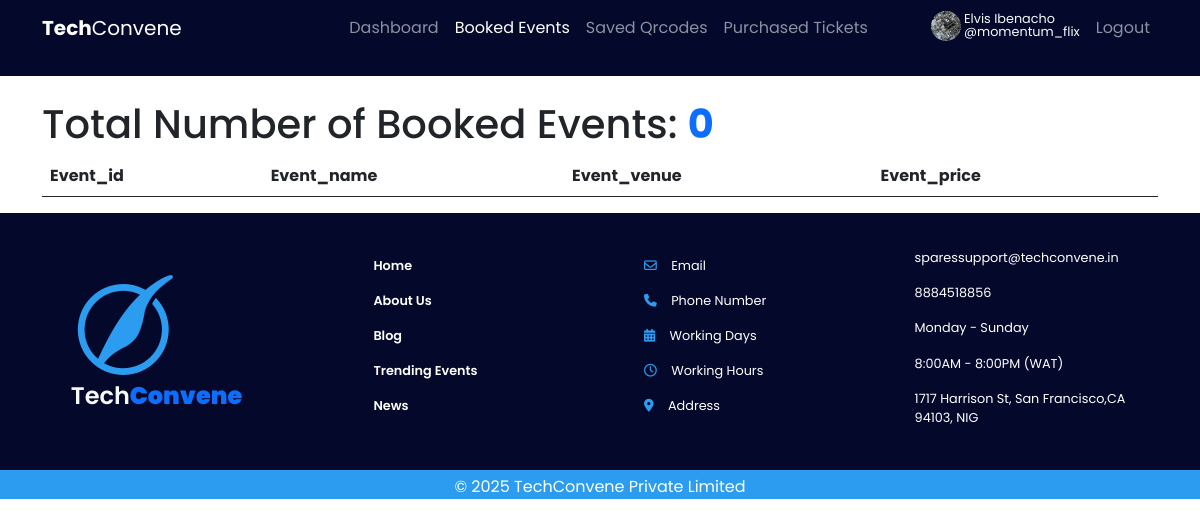
/events/booked_events (signed in), run on an earlier commit of the app's database.
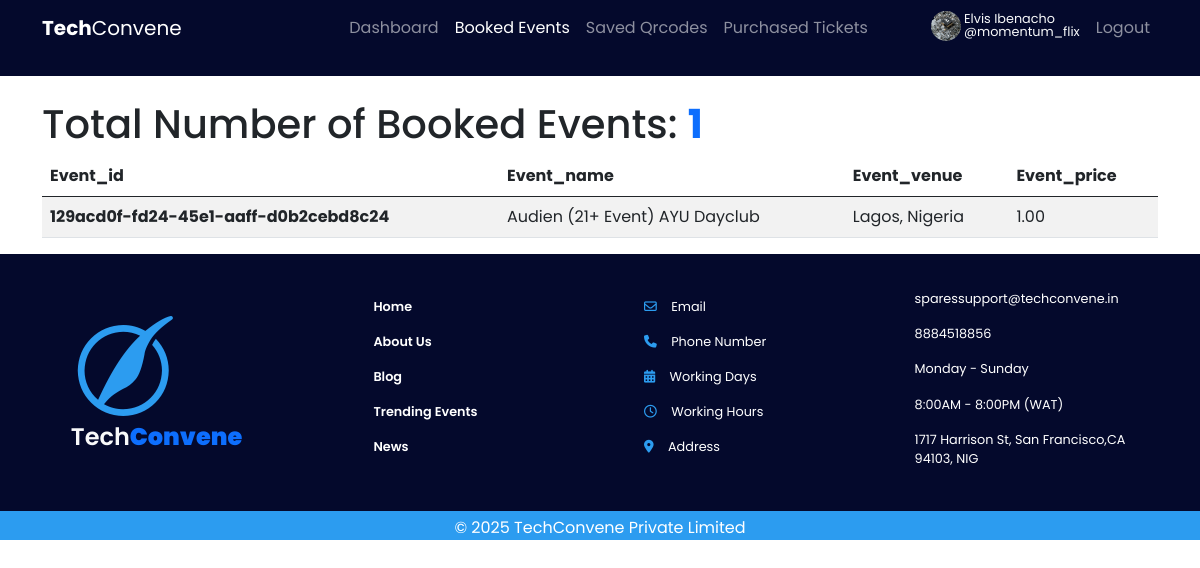
And on a later commit of the database.
### accounts/models.py (models this page shows, shortened)
class CustomUser(AbstractUser):
    ROLES = (
        ('USER', 'User'),
        ('ADMIN', 'Admin'))
    role = models.CharField(max_length=20, choices=ROLES, default='USER')
    email = models.CharField(max_length=150, unique=True, null=False, blank=False)
    username = models.CharField(max_length=100, unique=False, null=True, blank=True)
    first_name = models.CharField(max_length=150, blank=False, null=False)
    last_name = models.CharField(max_length=150, blank=False, null=False)
    USERNAME_FIELD = 'email'
    REQUIRED_FIELDS = []
    objects = UserManager()
    class Meta:
        permissions = (("can_add_user", "Can add user"),
            ("can_update_user", "Can update user"),
            ("can_delete_user", "Can delete user"),
            )
    def __str__(self):
        return self.email

class UserProfile(models.Model):
    profile_picture = models.ImageField(upload_to='media/', blank=True, null=True)
    date_of_birth = models.DateField(blank=True, null=True)
    age = models.IntegerField(blank=True, null=True)
    user = models.OneToOneField(CustomUser, on_delete=models.CASCADE, related_name='profile')

### tickets/models.py (models this page shows, shortened)
class Ticket(models.Model):
    ticket_id = models.UUIDField(primary_key=True, default=uuid.uuid4, editable=False)
    payment_invoice = models.CharField(max_length=255, null=True)
    user = models.ForeignKey(CustomUser, on_delete=models.CASCADE, related_name='ticket')
    event = models.ForeignKey(Event, on_delete=models.SET_NULL, null=True, related_name='tickets')
    is_used = models.BooleanField(default=False)
    created_at = models.DateTimeField(auto_now_add=True)
    updated_at = models.DateTimeField(auto_now=True)
    class Meta:
        ordering = ["-created_at"]

### events/models.py (models this page shows, shortened)
class Event(models.Model):
    event_id = models.UUIDField(primary_key=True, default=uuid.uuid4,editable=False)
    name = models.CharField(max_length=100)
    description = models.CharField(max_length=200)
    featured_photo = models.ImageField(upload_to='uploads/', blank=True, null=True)
    venue = models.CharField(max_length=100)
    date = models.DateField()
    time = models.TimeField()
    price = models.DecimalField(max_digits=9, decimal_places=2)
    user = models.ForeignKey(CustomUser, on_delete=models.SET_NULL, null=True, related_name='event')
    created_at = models.DateTimeField(auto_now_add=True)
    updated_at = models.DateTimeField(auto_now=True)
    class Meta:
        ordering = ['-created_at']

### events/views.py (the view)
# urls.py: path('events/booked_events', views.booked_event, name="booked_event"),
@login_required
def booked_event(request):
    user = CustomUser.objects.get(email=request.user)
    cached_key = f"user_tickets_events_{user.id}"
    if cache.get(cached_key):
        user_tickets_events = cache.get(cached_key)
        print("hit the cache")
    else:
        user_tickets_events = Ticket.objects.select_related('event').filter(user=user)
        cache.set(cached_key, user_tickets_events, timeout=60 * 15)
        print("hit the db")
    booked_event_count = user_tickets_events.count()
    return render(request, 'events/booked_events.html', {"booked_event":booked_event_count, "user_tickets_events":user_tickets_events})

### events/templates/events/booked_events.html (shortened to what this page needs)
{% extends 'accounts/base.html' %}
{% load static %}
{% load crispy_forms_tags %}
{% block header %}
<div class="header-bg">
  <nav class="navbar navbar-expand-lg navbar-dark">
      <div class="container">
        <a class="navbar-brand" href="{% url 'home' %}"><b  id='logo' >Tech</b>Convene</a>
        <div class="collapse navbar-collapse" id="navbarSupportedContent">
          <ul class="navbar-nav ms-auto my-auto mb-1 mb-lg-0">
              {% if user.role == 'ADMIN'%}
                  <li class="nav-item"><a class="nav-link" aria-current="page" href="{% url 'admin_dashboard_view' %}">Dashboard</a></li>
              {% else %}
                  <li class="nav-item"><a  class="nav-link" href="{% url 'user_dashboard_view' %}">Dashboard</a></li>
              {% endif %}
              <li class="nav-item"><a class="nav-link active"  href="{% url 'booked_event' %}">Booked Events</a></li>
              <li class="nav-item"><a class="nav-link" href="{% url 'saved_event_qrcodes' %}">Saved Qrcodes</a></li>
              <li class="nav-item"><a class="nav-link" href="{% url 'purchased_tickets' %}">Purchased Tickets</a></li>
              <li class="nav-item">
                  {% if user.profile.profile_picture%}
                  <img src="{{ user.profile.profile_picture.url}}" class="rounded-circle" id="prof_img" width="30" height="30" alt="profile"/>
                  {%else%}
                  <img src="#" class="rounded-circle" width="30" height="30"/>
                  {% endif %}
              </li>
              <a href="{% url 'profile' %}" class="text-decoration-none text-light"><p class="profile_text">{{user.first_name}} {{user.last_name}}<br>@{{user.username}}</br></p></a>
              <li class="nav-item"><a class="nav-link" href="{% url 'logout'%}" >Logout</a></li>
          </ul>
        </div>
      </div>
    </nav>
</div>
{% endblock %}
{% block content %}
<div class="container pt-4">
    <h1>Total Number of Booked Events: <b class="text-primary">{{booked_event}}</b></h1>
    <table class="table table-striped">
        <thead>
          <tr>
            <th scope="col">Event_id</th>
            <th scope="col">Event_name</th>
            <th scope="col">Event_venue</th>
            <th scope="col">Event_price</th>
          </tr>
        </thead>
        <tbody>
            {% for user_ticket_event in user_tickets_events %}
          <tr>
            <th scope="row">{{user_ticket_event.event.event_id}}</th>
            <td>{{user_ticket_event.event.name}}</td>
            <td>{{user_ticket_event.event.venue}}</td>
            <td>{{user_ticket_event.event.price}}</td>
          </tr>
          {% endfor %}
        </tbody>
      </table>
</div>
{% endblock %}

### accounts/templates/accounts/base.html (shortened to what this page needs)
{% load static %}
<!doctype html>
<html lang="en">
  <head>
    <link href="https://cdn.jsdelivr.net/npm/bootstrap@5.0.2/dist/css/bootstrap.min.css" rel="stylesheet">
    <link rel="stylesheet" href="{% static 'accounts/css/style.css' %}">
  </head>
  <body>
    {% block header%}
    {% endblock %}
    {% block content%}
    {% endblock%}
    {% block footer%}
        <footer class="footer">
            <div class="container-fluid">
                <div class="footer-cta">
                    <div class="row text-center text-md-start align-items-center">
                        <div class="col-lg-3 col-md-6 mb-4" id="logo">
                            <i class="fa-brands fa-pied-piper"></i>
                            <h3 class="text-light">Tech<b class="text-primary">Convene</b></h3>
                        </div>
                        <div class="col-lg-3 col-md-6 mb-4">
                            <nav class="footer-nav">
                                <ul>
                                    <li>Home</li>
                                    <li>About Us</li>
                                    <li>Blog</li>
                                    <li>Trending Events</li>
                                    <li>News</li>
                                </ul>
                            </nav>
                        </div>
                        <div class="col-lg-3 col-md-6 mb-4">
                            <div class="footer-nav-2">
                               <ul>
                                   <li><i class="fa-regular fa-envelope"></i>Email</li>
                                   <li><i class="fa-solid fa-phone"></i>Phone Number</li>
                                   <li><i class="fa-solid fa-calendar-days"></i>Working Days</li>
                                   <li><i class="fa-regular fa-clock"></i>Working Hours</li>
                                   <li><i class="fa-solid fa-location-dot"></i>Address</li>
                               </ul>
                            </div>
                        </div>
                        <div class="col-lg-3 col-md-6 mb-4">
                           <div class="footer-nav-3">
                               <ul>
                                   <li>sparessupport@techconvene.in</li>
                                   <li>8884518856</li>
                                   <li>Monday - Sunday</li>
                                   <li>8:00AM - 8:00PM (WAT)</li>
                                   <li>1717 Harrison St, San Francisco,CA 94103, NIG</li>
                               </ul>
                            </div>
                        </div>
                    </div>
                </div>
            </div>
            <div class="footer-bottom">
                <p>© 2025 TechConvene Private Limited</p>
            </div>
        </footer>
    {% endblock%}
    <link href="https://cdn.jsdelivr.net/npm/bootstrap-icons/font/bootstrap-icons.css" rel="stylesheet">
</body>
</html>

### accounts/static/accounts/css/style.css (style rules this page uses)
* { margin: 0; padding: 0; box-sizing: border-box; font-family: Poppins; }
html, body { overflow-x: hidden; width: 100%; }
.header-bg { background: #04092C; height: auto; padding-bottom: 20px; width: 100%; }
#prof_img { margin-left: 55px; margin-top:0.2rem; }
.profile_text { font-size: 0.8rem; margin: auto; margin-top: auto; line-height: 1; text-decoration: none; cursor: pointer; display: inline-block; margin-top: 5px; margin-left: 0.2rem; margin-right: 0.5rem; overflow-y: hidden; }
.footer { background: #04092C; color: white; position: relative; background: #04092C; color: white; width: 100%; padding: 1rem 0; text-align: center; }
.footer-cta { width: 90%; margin: 0 auto; }
#logo i { font-size: 7rem; color: #2C9CF0; }
#logo h3 { font-size: 1.5rem; font-weight: 600; overflow-y: hidden; }
.footer-nav { width: 100%; }
.footer-nav ul { list-style: none; margin-top: 15px; }
.footer-nav ul li { padding-bottom: 1rem; font-size: 0.8rem; font-weight: 600; cursor: pointer; transition: 0.5s; }
.footer-nav-2 { width: 100%; }
.footer-nav-2 ul { list-style: none; margin-top: 15px; }
.footer-nav-2 ul li { padding-bottom: 1rem; font-size: 0.8rem; font-weight: 400; transition: 0.5s; }
.footer-nav-2 ul li i { padding-right: 0.9rem; color: #2C9CF0; }
.footer-nav-3 { width: 100%; }
.footer-nav-3 ul { list-style: none; margin-top: 19px; }
.footer-nav-3 ul li { padding-bottom: 1rem; font-size: 0.8rem; font-weight: 400; }
.footer .footer-bottom { background-color: #2C9CF0; position: absolute; bottom: 0; width: 100%; margin: auto; padding: auto; }
.footer .footer-bottom p { color: white; text-align: center; padding-top: 0.3rem; margin: 0; }

What changed in the data, as far as the page shows it:
added Ticket: event.event_id "129acd0f-fd24-45e1-aaff-d0b2cebd8c24", event.name "Audien (21+ Event) AYU Dayclub", event.venue "Lagos, Nigeria", event.price "1.00"
Also different on the page:
{{ booked_event }}: "0" → "1"
